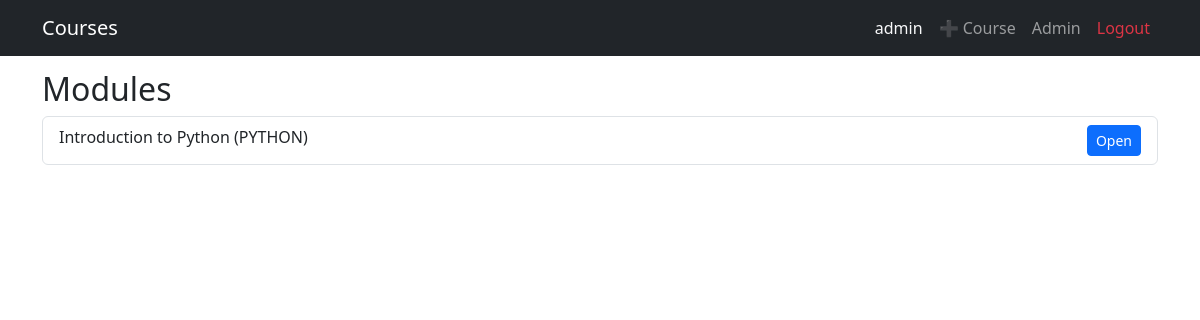
Page /module/ (signed in) on the earlier database version.
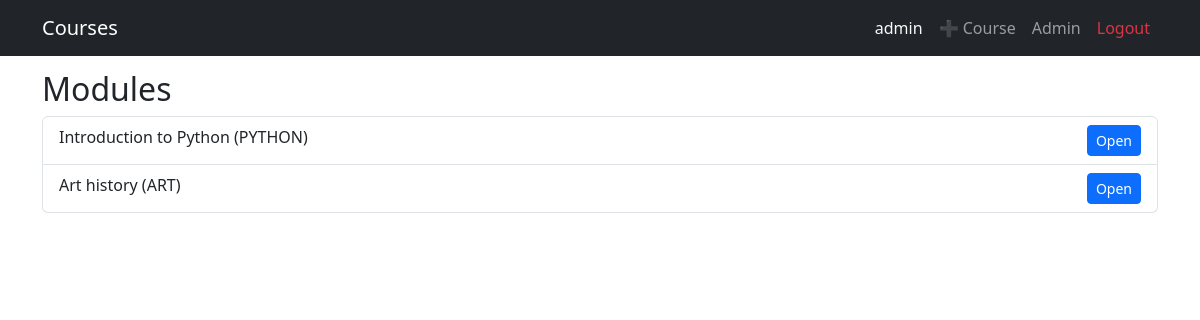
Same page on the later database version.
### classes/models.py (models this page shows, shortened)
class Module(models.Model):
    course = models.ForeignKey(Course, related_name='modules', on_delete=models.CASCADE)
    title = models.CharField(max_length=200)
    description = models.TextField()

class Course(models.Model):
    title = models.CharField(max_length=200)
    description = models.TextField()
    image = models.ImageField(upload_to = 'course_images/')

### classes/views.py (the view)
# urls.py: path('module/', views.module_list, name='module_list'),
def module_list(request):
    modules = Module.objects.all()
    return render(request, 'courses/lists/module_list.html', {'modules': modules})

### classes/templates/courses/lists/module_list.html (shortened to what this page needs)
{% extends "base.html" %}
{% block content %}
<h2>Modules</h2>
<ul class="list-group">
    {% for module in modules %}
        <li class="list-group-item d-flex justify-content-between">
            {{ module.title }} ({{ module.course.title }})
            <a href="{% url 'module_detail' module.id %}" class="btn btn-sm btn-primary">
                Open
            </a>
        </li>
    {% empty %}
        <li class="list-group-item">No modules</li>
    {% endfor %}
</ul>
{% endblock %}

Differences in the rows shown:
added Module: title "Art history", course "ART"
